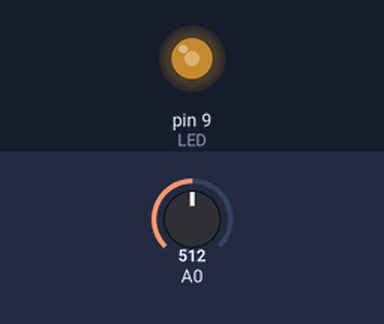
This sketch was run on a simulated Arduino Uno, built with avr-gcc and run on an emulated ATmega328P. On the bench: output pins drawn as LEDs (lit = HIGH). The test bench sets the inputs (shaded band); at power-on: A0 = 512.

Above: at 1.2 s.
1.3 s: A0 set to 716
At 2.0 s:
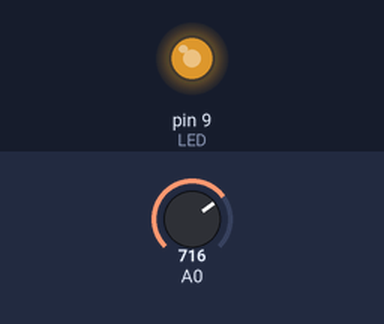
2.8 s: A0 set to 900
At 3.1 s:
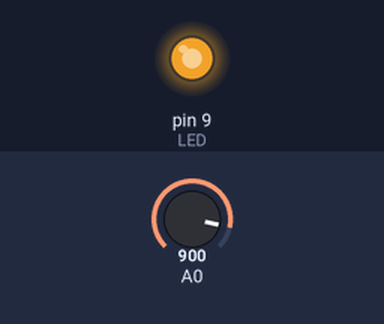
4.3 s: A0 set to 122
At 5.4 s:
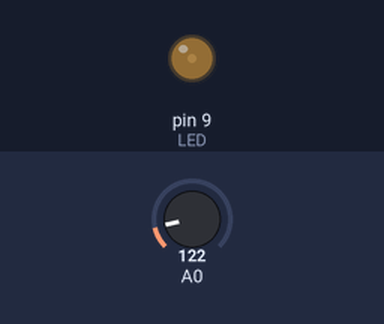
5.8 s: A0 set to 0
At 6.8 s:
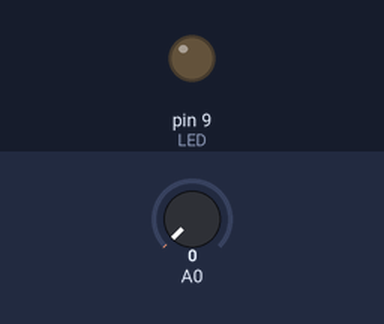
Timing chart, 0 to 8.3 s (numbered marks = the images above; inputs shaded):
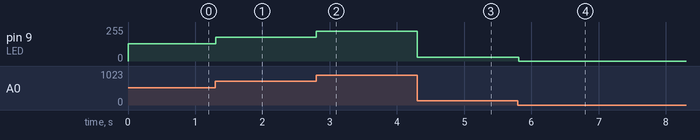

Measured:
- after the input at 1.3 s, pin 9 (LED): 128/255 → 179/255 at once
- after the input at 2.8 s, pin 9 (LED): 179/255 → 225/255 at once
- after the input at 4.3 s, pin 9 (LED): 225/255 → 30/255 at once
- after the input at 5.8 s, pin 9 (LED): 30/255 → 0/255 at once

The sketch:

example4.ino
```cpp
#define LED 9
int val = 0;

void setup() {
  pinMode(LED, OUTPUT);
}

void loop() {
  val = analogRead(0);
  analogWrite(LED, val/4);
  delay(10);
}
```
